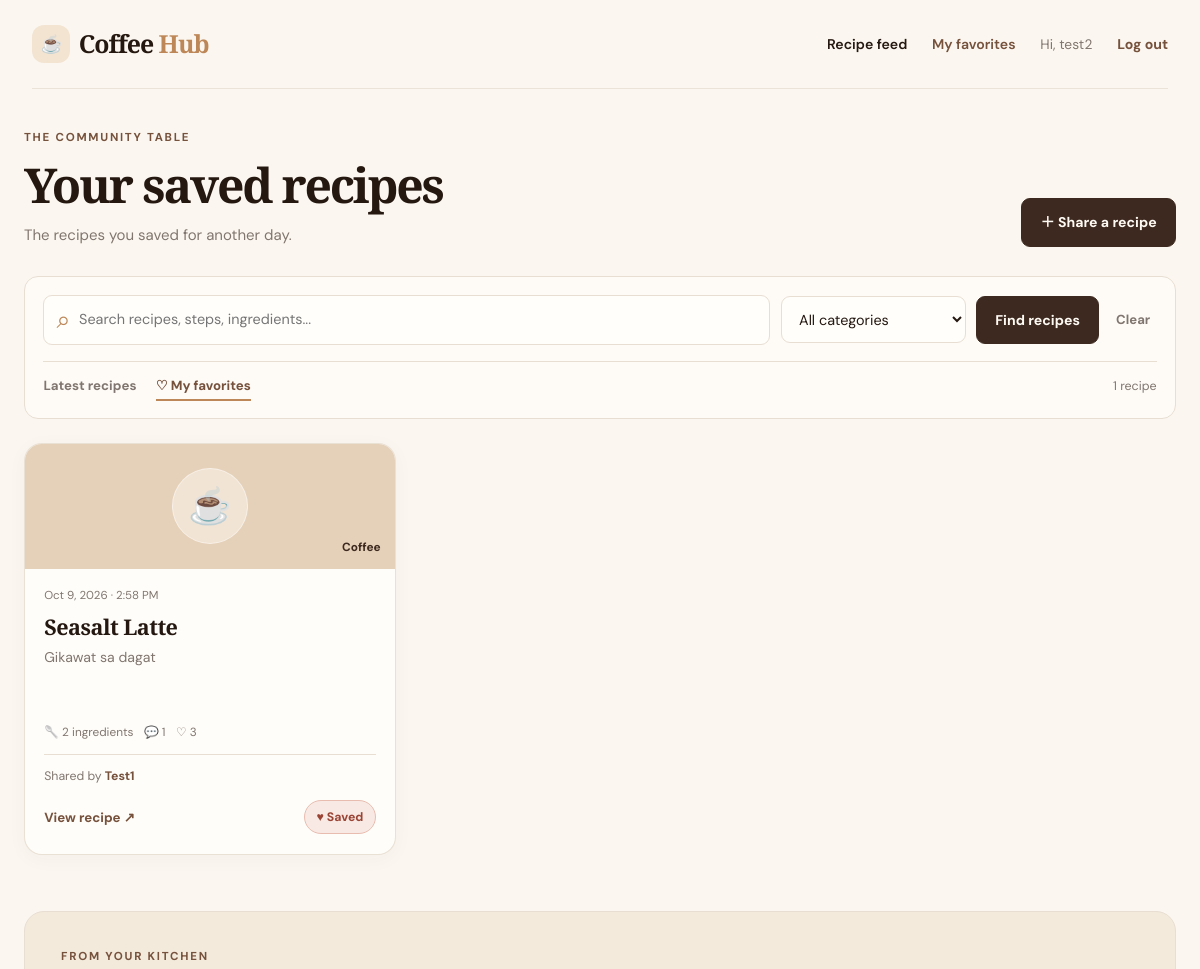
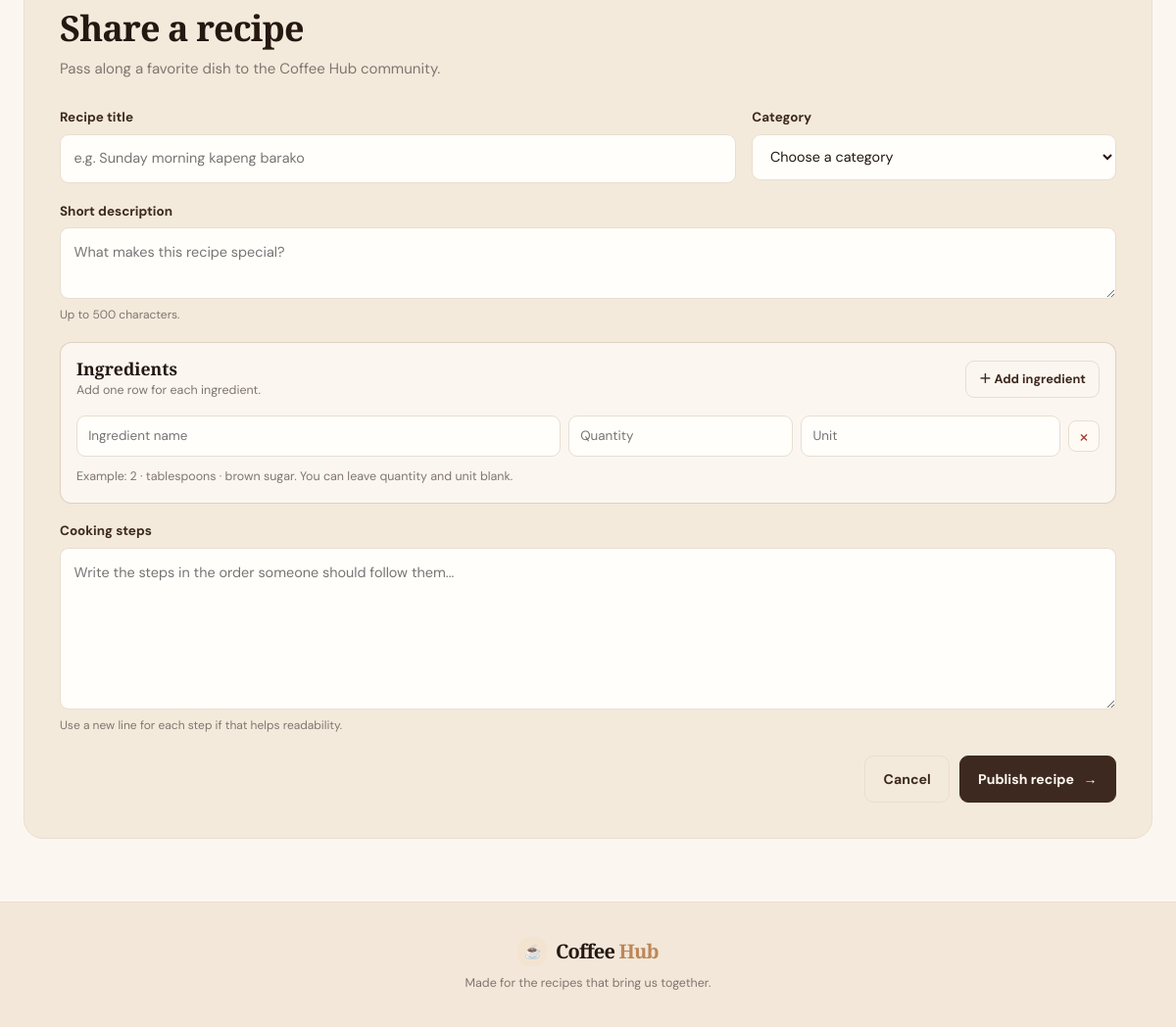
The app's page /home.php?favorites=1 (signed in) with its own data (2 pictures, top to bottom).
### tables this page shows
CREATE TABLE `recipes` (
  `id` int(10) UNSIGNED NOT NULL,
  `user_id` int(10) UNSIGNED NOT NULL,
  `category_id` int(10) UNSIGNED NOT NULL,
  `title` varchar(150) NOT NULL,
  `description` varchar(500) NOT NULL,
  `steps` text NOT NULL,
  `created_at` timestamp NOT NULL DEFAULT current_timestamp(),
  `edited_at` datetime DEFAULT NULL
);

CREATE TABLE `categories` (
  `id` int(10) UNSIGNED NOT NULL,
  `name` varchar(50) NOT NULL
);

CREATE TABLE `users` (
  `id` int(10) UNSIGNED NOT NULL,
  `name` varchar(100) NOT NULL,
  `email` varchar(255) NOT NULL,
  `password` varchar(255) NOT NULL,
  `created_at` timestamp NOT NULL DEFAULT current_timestamp()
);

### db.php (called while the page is built, shortened)
<?php
function e(mixed $value): string
{
    return htmlspecialchars((string) $value, ENT_QUOTES | ENT_SUBSTITUTE, 'UTF-8');
}
function requestString(array $source, string $key, string $default = ''): string
{
    return isset($source[$key]) && is_string($source[$key]) ? trim($source[$key]) : $default;
}
function csrfToken(): string
{
    return $_SESSION['_csrf_token'];
}
function formatDate(string $date): string
{
    return date('M j, Y · g:i A', strtotime($date));
}
function getRecipes(PDO $pdo, int $userId, string $keyword = '', int $categoryId = 0, bool $favoritesOnly = false): array
{
    $where = [];
    $parameters = [$userId];
    if ($favoritesOnly) {
        $where[] = 'EXISTS (SELECT 1 FROM favorites filter_f WHERE filter_f.recipe_id = r.id AND filter_f.user_id = ?)';
        $parameters[] = $userId;
    }
    $sql = 'SELECT r.id, r.user_id, r.category_id, r.title, r.description, r.created_at, r.edited_at,
                   c.name AS category_name, u.name AS author,
                   (SELECT COUNT(*) FROM ingredients i WHERE i.recipe_id = r.id) AS ingredient_count,
                   (SELECT COUNT(*) FROM comments cm WHERE cm.recipe_id = r.id) AS comment_count,
                   (SELECT COUNT(*) FROM favorites fc WHERE fc.recipe_id = r.id) AS favorite_count,
                   EXISTS (SELECT 1 FROM favorites own_f WHERE own_f.recipe_id = r.id AND own_f.user_id = ?) AS is_favorite
            FROM recipes r
            JOIN categories c ON c.id = r.category_id
            JOIN users u ON u.id = r.user_id';
    if ($where !== []) {
        $sql .= ' WHERE ' . implode(' AND ', $where);
    }
    $sql .= ' ORDER BY r.created_at DESC, r.id DESC';
    $statement = $pdo->prepare($sql);
    $statement->execute($parameters);
    return $statement->fetchAll();
}

### home.php (the view, shortened to what this page needs)
<?php
require __DIR__ . '/db.php';
$userId = (int) $_SESSION['user']['id'];
$userName = (string) ($_SESSION['user']['name'] ?? 'Cook');
$oldRecipe = ['title' => '', 'description' => '', 'category_id' => '', 'steps' => ''];
$formIngredients = [['name' => '', 'quantity' => '', 'unit' => '']];
$editRecipeId = 0;
$keyword = mb_substr(requestString($_GET, 'q'), 0, 100);
$categoryFilter = (int) requestString($_GET, 'category', '0');
$onlyFavorites = requestString($_GET, 'favorites') === '1';
$recipes = getRecipes($pdo, $userId, $keyword, $categoryFilter, $onlyFavorites);
$token = csrfToken();
?>
<!DOCTYPE html>
<html lang="en">
<head>
    <link rel="stylesheet" href="css/style.css">
</head>
<body>
<header class="site-header member-header">
    <a href="home.php" class="brand"><span class="brand-mark">☕</span><span>Coffee <em>Hub</em></span></a>
    <nav class="site-nav" aria-label="Member navigation">
        <a href="home.php" class="active">Recipe feed</a>
        <a href="home.php?favorites=1">My favorites</a>
        <span class="welcome-user">Hi, <?= e($userName) ?></span>
        <form method="post" action="home.php" class="inline-form"><button type="submit" class="nav-button">Log out</button></form>
    </nav>
</header>
<main class="container member-main">
    <section class="member-welcome"><div><p class="eyebrow">The community table</p><h1><?= $onlyFavorites ? 'Your saved recipes' : 'What’s cooking today?' ?></h1><p><?= $onlyFavorites ? 'The recipes you saved for another day.' : 'Find a new favorite or share something delicious with your neighbors.' ?></p></div><a class="button" href="#recipe-form">＋ Share a recipe</a></section>
    <section class="search-panel" aria-label="Search and filter recipes">
        <form method="get" action="home.php" class="search-form">
            <label class="search-box"><span class="visually-hidden">Search recipes</span><span class="search-icon" aria-hidden="true">⌕</span><input type="search" name="q" value="<?= e($keyword) ?>" maxlength="100" placeholder="Search recipes, steps, ingredients..."></label>
            <label class="filter-select"><select name="category"><option value="0">All categories</option></select></label>
            <button class="button" type="submit">Find recipes</button>
            <?php if ($keyword !== '' || $categoryFilter > 0 || $onlyFavorites): ?><a class="clear-filters" href="home.php">Clear</a><?php endif; ?>
        </form>
        <div class="feed-tabs"><a href="home.php" class="<?= !$onlyFavorites ? 'selected' : '' ?>">Latest recipes</a><a href="home.php?favorites=1" class="<?= $onlyFavorites ? 'selected' : '' ?>">♡ My favorites</a><span><span data-recipe-total><?= count($recipes) ?></span> <?= count($recipes) === 1 ? 'recipe' : 'recipes' ?></span></div>
    </section>
    <section class="recipe-grid member-grid" aria-label="Recipes">
        <?php foreach ($recipes as $recipe): ?>
            <?php $isOwner = (int) $recipe['user_id'] === $userId; $kind = strtolower((string) $recipe['category_name']); ?>
            <article class="recipe-card member-card" data-favorites-only="<?= $onlyFavorites ? '1' : '0' ?>">
                <div class="card-art card-art-<?= e($kind) ?>"><span><?= $kind === 'coffee' ? '☕' : ($kind === 'meal' ? '🍲' : '🥐') ?></span><span class="art-category"><?= e($recipe['category_name']) ?></span></div>
                <div class="card-content">
                    <div class="card-meta"><span><?= e(formatDate($recipe['created_at'])) ?></span></div>
                    <h2><a href="page.php?id=<?= (int) $recipe['id'] ?>"><?= e($recipe['title']) ?></a></h2>
                    <p><?= e($recipe['description']) ?></p>
                    <div class="recipe-stats"><span>🥄 <?= (int) $recipe['ingredient_count'] ?> ingredients</span><span>💬 <?= (int) $recipe['comment_count'] ?></span><span>♡ <span data-favorite-count><?= (int) $recipe['favorite_count'] ?></span></span></div>
                    <div class="card-byline">Shared by <strong><?= e($recipe['author']) ?></strong><?= $isOwner ? ' · Your recipe' : '' ?></div>
                    <div class="card-actions">
                        <a class="text-link" href="page.php?id=<?= (int) $recipe['id'] ?>">View recipe <span aria-hidden="true">↗</span></a>
                        <button type="button" class="favorite-button <?= (int) $recipe['is_favorite'] === 1 ? 'is-favorite' : '' ?>" data-favorite-button data-endpoint="home.php" data-recipe-id="<?= (int) $recipe['id'] ?>" data-favorited="<?= (int) $recipe['is_favorite'] === 1 ? '1' : '0' ?>" data-csrf="<?= e($token) ?>" aria-pressed="<?= (int) $recipe['is_favorite'] === 1 ? 'true' : 'false' ?>" title="Save or remove favorite"><?= (int) $recipe['is_favorite'] === 1 ? '♥ Saved' : '♡ Save' ?></button>
                    </div>
                </div>
            </article>
        <?php endforeach; ?>
    </section>
    <section class="recipe-editor" id="recipe-form">
        <div class="editor-heading"><p class="eyebrow"><?= $editRecipeId > 0 ? 'Make it just right' : 'From your kitchen' ?></p><h2><?= $editRecipeId > 0 ? 'Edit your recipe' : 'Share a recipe' ?></h2><p><?= $editRecipeId > 0 ? 'Update your recipe and its ingredient list.' : 'Pass along a favorite dish to the Coffee Hub community.' ?></p></div>
        <form method="post" action="home.php<?= $editRecipeId > 0 ? '?edit_recipe=' . $editRecipeId : '' ?>#recipe-form" class="recipe-form" id="recipe-entry-form">
            <div class="form-grid-two">
                <label class="field"><span>Recipe title</span><input name="title" type="text" maxlength="150" value="<?= e($oldRecipe['title']) ?>" placeholder="e.g. Sunday morning kapeng barako" required></label>
                <label class="field"><span>Category</span><select name="category_id" required><option value="">Choose a category</option></select></label>
            </div>
            <label class="field"><span>Short description</span><textarea name="description" rows="2" maxlength="500" placeholder="What makes this recipe special?" required><?= e($oldRecipe['description']) ?></textarea><small>Up to 500 characters.</small></label>
            <div class="ingredients-editor">
                <div class="ingredients-heading"><div><h3>Ingredients</h3><p>Add one row for each ingredient.</p></div><button type="button" class="button button-outline button-small" data-add-ingredient>＋ Add ingredient</button></div>
                <div class="ingredient-rows" data-ingredient-rows>
                    <?php foreach ($formIngredients as $index => $ingredient): ?>
                        <div class="ingredient-row" data-ingredient-row data-index="<?= (int) $index ?>">
                            <label><span class="visually-hidden">Ingredient name</span><input type="text" name="ingredients[<?= (int) $index ?>][name]" value="<?= e($ingredient['name'] ?? '') ?>" maxlength="100" placeholder="Ingredient name" required></label>
                            <label><span class="visually-hidden">Quantity</span><input type="text" name="ingredients[<?= (int) $index ?>][quantity]" value="<?= e($ingredient['quantity'] ?? '') ?>" maxlength="20" placeholder="Quantity"></label>
                            <label><span class="visually-hidden">Unit</span><input type="text" name="ingredients[<?= (int) $index ?>][unit]" value="<?= e($ingredient['unit'] ?? '') ?>" maxlength="30" placeholder="Unit"></label>
                            <button type="button" class="remove-ingredient" data-remove-ingredient aria-label="Remove ingredient row">×</button>
                        </div>
                    <?php endforeach; ?>
                </div>
                <p class="form-hint">Example: 2 · tablespoons · brown sugar. You can leave quantity and unit blank.</p>
            </div>
            <label class="field"><span>Cooking steps</span><textarea name="steps" rows="6" maxlength="20000" placeholder="Write the steps in the order someone should follow them..." required><?= e($oldRecipe['steps']) ?></textarea><small>Use a new line for each step if that helps readability.</small></label>
            <div class="form-actions"><a class="button button-outline" href="home.php">Cancel</a><button type="submit" class="button"><?= $editRecipeId > 0 ? 'Save changes' : 'Publish recipe' ?> <span aria-hidden="true">→</span></button></div>
        </form>
    </section>
</main>
<footer class="site-footer"><a href="home.php" class="brand brand-footer"><span class="brand-mark">☕</span><span>Coffee <em>Hub</em></span></a><p>Made for the recipes that bring us together.</p></footer>
</body>
</html>

### records on screen
recipes: category.name "Coffee", created_at "Oct 9, 2026 · 2:58 PM", title "Seasalt Latte", description "Gikawat sa dagat", ingredient_count "2", comment_count "1", favorite_count "3", user.name "Test1"

### other values on screen
$userName "test2"
count($recipes) "1"
